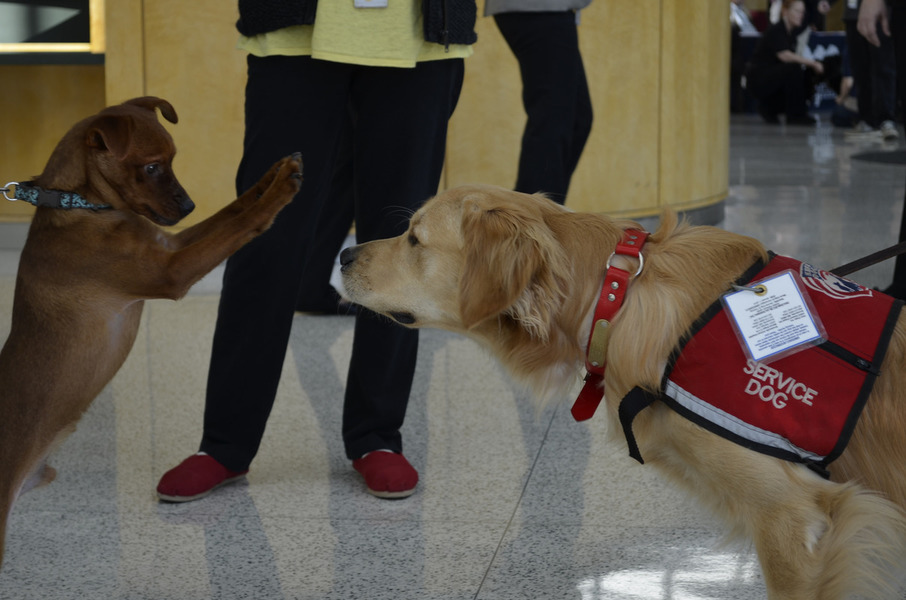
#> input picture images/16004479832_a748d55f21_k.jpg, 906 x 600 px
$ python cv2_test.py
#> lines starting #> are read from the running program, lines starting #| are printed output that depends on the picture
# -*- coding: utf-8 -*-

import cv2
import numpy as np
rows=0
cols=0

def get_dir(src_point, rot_rad):
    # point rot transformation - by lwk
    sn, cs = np.sin(rot_rad), np.cos(rot_rad)

    src_result = [0, 0]
    src_result[0] = src_point[0] * cs - src_point[1] * sn
    src_result[1] = src_point[0] * sn + src_point[1] * cs

    return src_result

def get_3rd_point(a, b):
    direct = a - b
    return b + np.array([-direct[1], direct[0]], dtype=np.float32)

def get_affine_transform(center,
                         scale,
                         rot,
                         output_size,
                         shift=np.array([0, 0], dtype=np.float32),
                         inv=0):
    # get transform_matrix [2x3]
    # scale: size of output while fix_res is True
    #        size of center_output while fix_res is False
    # uniform scale
    if not isinstance(scale, np.ndarray) and not isinstance(scale, list):
        scale = np.array([scale, scale], dtype=np.float32)

    scale_tmp = scale
    src_w = scale_tmp[0]
    dst_w = output_size[0]
    dst_h = output_size[1]

    rot_rad = np.pi * rot / 180
    # src_dir = get_dir([0, src_w * -0.5], rot_rad)
    src_dir = np.array([0, src_w * -0.5], np.float32)
    dst_dir = np.array([0, dst_w * -0.5], np.float32)

    src = np.zeros((3, 2), dtype=np.float32)
    dst = np.zeros((3, 2), dtype=np.float32)
    src[0, :] = center
    src[1, :] = center + src_dir
    dst[0, :] = [dst_w * 0.5, dst_h * 0.5]
    dst[1, :] = np.array([dst_w * 0.5, dst_h * 0.5], np.float32) + dst_dir

    src[2:, :] = get_3rd_point(src[0, :], src[1, :])
    dst[2:, :] = get_3rd_point(dst[0, :], dst[1, :])

    if inv:
        trans = cv2.getAffineTransform(np.float32(dst), np.float32(src))
    else:
        trans = cv2.getAffineTransform(np.float32(src), np.float32(dst))

    return trans

def test(name):
  img_origin = cv2.imread(name)
  cv2.imshow('input', img_origin)
  #cv.waitKey(0)
  rows, cols = img_origin.shape[:2]
  pts1 = np.float32([[50,50],[200,50],[50,200]])
  pts2 = np.float32([[50,100],[200,100],[50,250]])
  M = cv2.getAffineTransform(pts1,pts2)
  print(M)
  #第三个参数：变换后的图像大小
  res = cv2.warpAffine(img_origin,M,(rows//2,cols//2))
  cv2.imshow('output', res)
  cv2.waitKey(0)
def test2(name):
#> called with name = '16004479832_a748d55f21_k.jpg'
    img_origin = cv2.imread(name)
#> img_origin is the input picture: shape (600, 906, 3); mean B, G, R 71.8, 83.8, 92.1
    h, w = img_origin.shape[:2]
#> h = 600; w = 906
    c = np.array([w/2., h/2.])
#> c = [453, 300]
    s = max(img_origin.shape[:2])*0.5
#> s = 453
    trans = get_affine_transform(c, s, 0, [512, 512])
#> trans = [[1.13, 0, -256], [0, 1.13, -83.07]]
    inp = cv2.warpAffine(img_origin, trans, (512,512), flags=cv2.INTER_LINEAR)
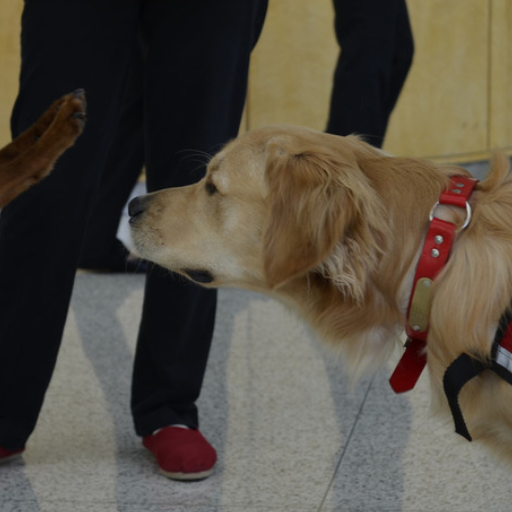
#> inp: shape (512, 512, 3); mean B, G, R 67.3, 78.9, 85.8
    print(inp.shape)
#| (512, 512, 3)
    cv2.imshow('input', inp)
    cv2.waitKey(27)
    print(c)
#| [453. 300.]
test2('16004479832_a748d55f21_k.jpg')
src = np.zeros((3, 2), dtype=np.float32)
center = np.array([rows // 2, cols // 2], dtype=np.float32)
src[0, :] = center
print(src)

$ run again, with images/17790319373_bd19b24cfc_k.jpg copied over images/16004479832_a748d55f21_k.jpg
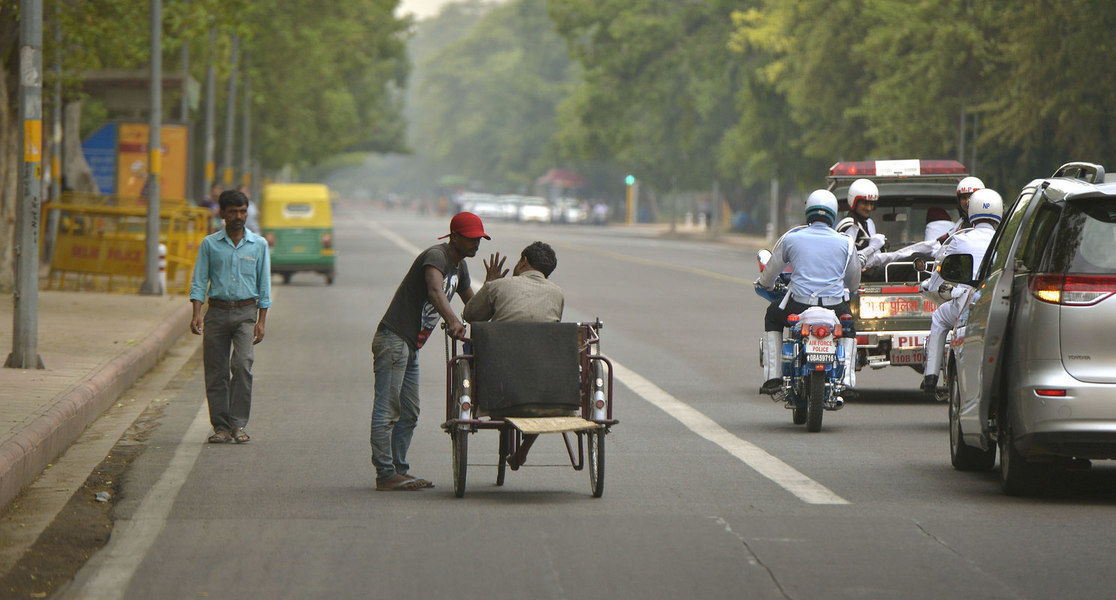
#> input picture images/17790319373_bd19b24cfc_k.jpg, 1116 x 600 px
#> in test2, img_origin is the input picture: shape (600, 1116, 3); mean B, G, R 98, 113.7, 116
#> in test2, `inp = cv2.warpAffine(img_origin, trans, (512,512), flags=cv2.INTER_LIN..`:
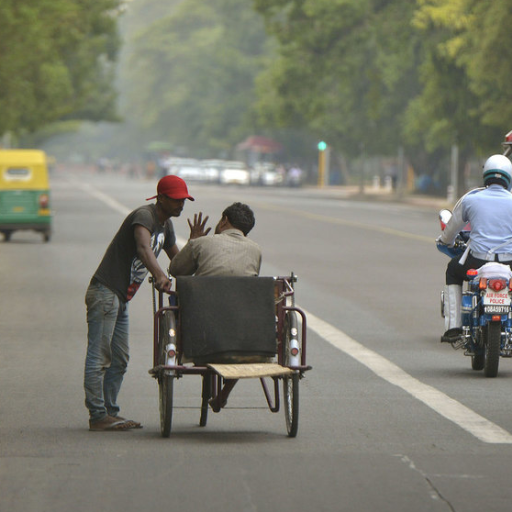
#> inp: shape (512, 512, 3); mean B, G, R 112.5, 125.6, 125.2
#| (512, 512, 3)
#| [558. 300.]

$ run again, with images/19064748793_bb942deea1_k.jpg copied over images/16004479832_a748d55f21_k.jpg
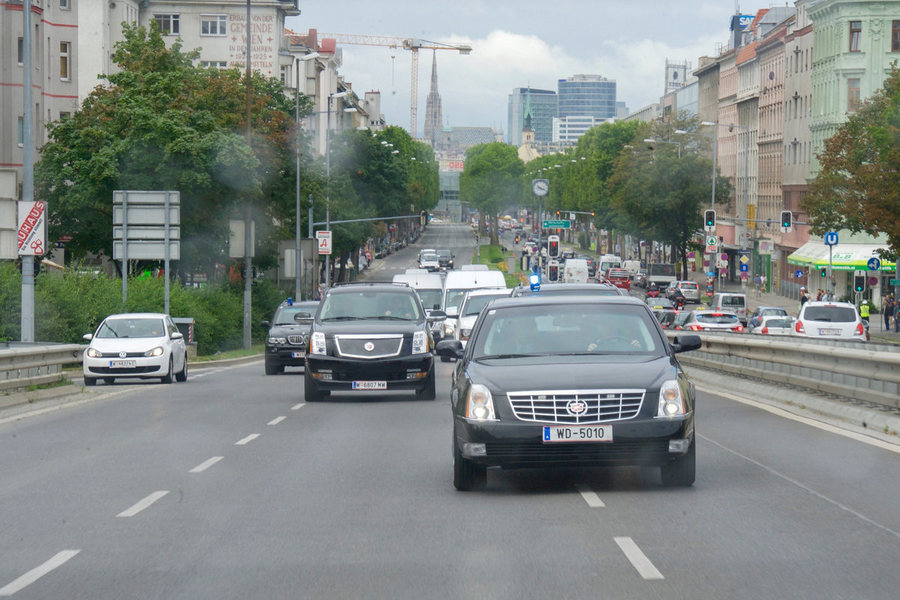
#> input picture images/19064748793_bb942deea1_k.jpg, 900 x 600 px
#> in test2, img_origin is the input picture: shape (600, 900, 3); mean B, G, R 133.9, 137.1, 130.1
#> in test2, `inp = cv2.warpAffine(img_origin, trans, (512,512), flags=cv2.INTER_LIN..`:
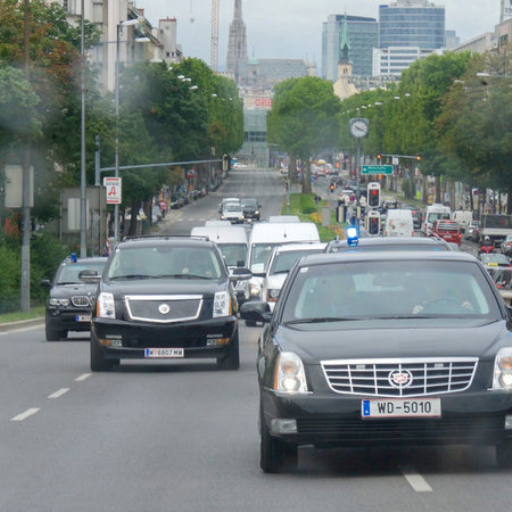
#> inp: shape (512, 512, 3); mean B, G, R 127.2, 128.2, 118.7
#| (512, 512, 3)
#| [450. 300.]
